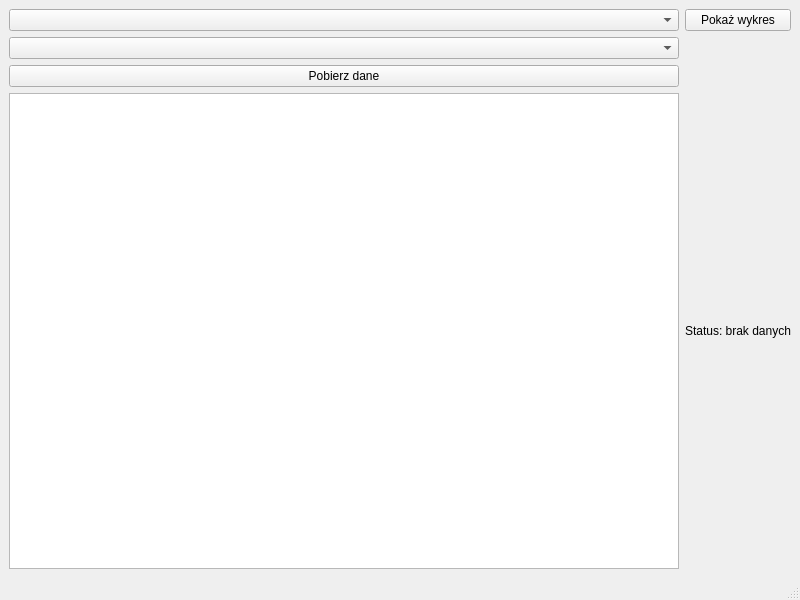
<?xml version="1.0" encoding="UTF-8"?>
<ui version="4.0">
 <class>MainWindow</class>
 <widget class="QMainWindow" name="MainWindow">
  <property name="geometry">
   <rect>
    <x>0</x>
    <y>0</y>
    <width>800</width>
    <height>600</height>
   </rect>
  </property>
  <property name="windowTitle">
   <string>MainWindow</string>
  </property>
  <widget class="QWidget" name="centralwidget">
   <layout class="QGridLayout" name="gridLayout">
    <item row="4" column="2">
     <widget class="QLabel" name="statusLabel">
      <property name="text">
       <string>Status: brak danych</string>
      </property>
     </widget>
    </item>
    <item row="3" column="0">
     <widget class="QPushButton" name="fetchDataButton">
      <property name="text">
       <string>Pobierz dane</string>
      </property>
     </widget>
    </item>
    <item row="1" column="0">
     <widget class="QComboBox" name="sensorComboBox"/>
    </item>
    <item row="4" column="0">
     <widget class="QTextEdit" name="analysisTextEdit"/>
    </item>
    <item row="0" column="0">
     <widget class="QComboBox" name="stationComboBox"/>
    </item>
    <item row="0" column="2">
     <widget class="QPushButton" name="showChartButton">
      <property name="text">
       <string>Pokaż wykres</string>
      </property>
     </widget>
    </item>
   </layout>
  </widget>
  <widget class="QMenuBar" name="menubar">
   <property name="geometry">
    <rect>
     <x>0</x>
     <y>0</y>
     <width>800</width>
     <height>22</height>
    </rect>
   </property>
  </widget>
  <widget class="QStatusBar" name="statusbar"/>
 </widget>
 <resources/>
 <connections/>
</ui>
